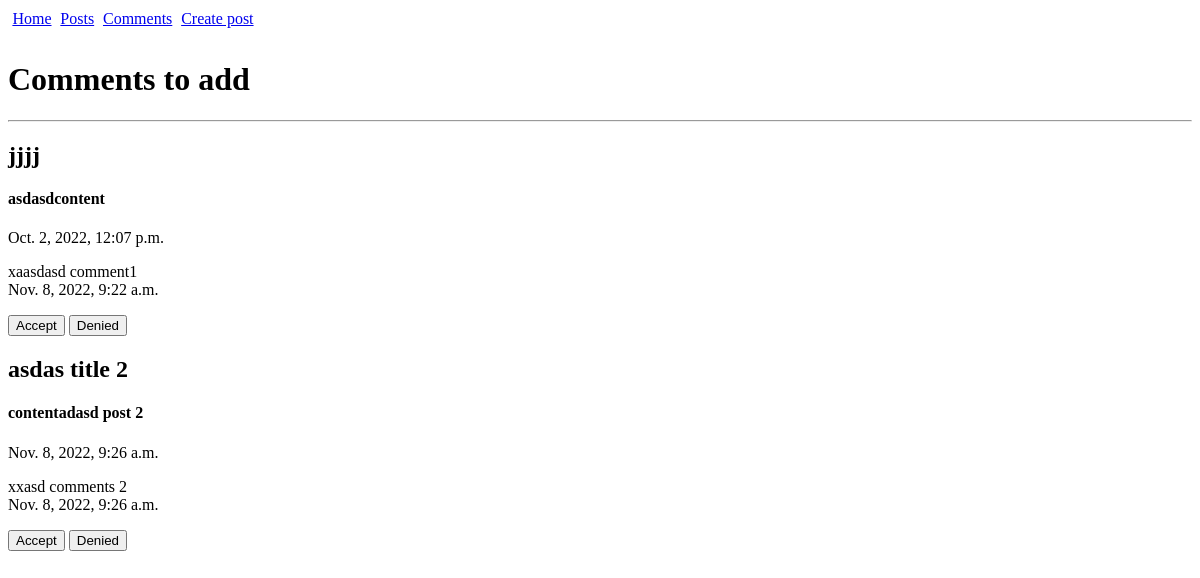
The page /comments/ (signed in) on the database its author committed.
### app/models.py (models this page shows, shortened)
class Comments(models.Model):
    Announcement = models.ForeignKey(Announcement, on_delete = models.CASCADE)
    User = models.ForeignKey(User, on_delete=models.CASCADE)
    Comment = models.TextField(default='comment')
    Comment_date = models.DateTimeField(auto_now_add=True)
    Comment_accepted = models.BooleanField(default = False)

class Announcement(models.Model):
    Announcement_author = models.ForeignKey(User, on_delete=models.CASCADE)
    Creation_date = models.DateTimeField(auto_now_add=True)
    Announcement_title = models.CharField(max_length=255)
    Announcement_text = models.TextField(default='content')
    CHOICES = (
        ('Tank', 'Танки'),
        ('Heal', 'Хилы'),
        ('DD', 'ДД'),
        ('Sales', 'Торговецы'),
        ('GM', 'Гилдмастеры'),
        ('QG', 'Квестгиверы'),
        ('BS', 'Кузнецы'),
        ('PS', 'Кожевники'),
        ('Potions', 'Зельевары'),
        ('Magic', 'Мастера заклинаний'),
    )
    Category = models.CharField(max_length=300, choices = CHOICES)

### app/views.py (the view, shortened to what this page needs)
# urls.py: path('comments/', AnnounceComment.as_view()),
class AnnounceComment(LoginRequiredMixin, ListView):
    login_url = '/'
    model = Comments
    template_name = 'announce/announce_comments.html'
    context_object_name = 'Comments'
    def get_context_data(self, **kwargs):
        context = super().get_context_data(**kwargs)
        context['AllComments'] = True
        if len(self.kwargs) > 0:
            context['Announcement'] = Announcement.objects.get(id = str(self.kwargs['pk']))
            context['AllComments'] = False
        return context
    def get_queryset(self):
        if "announce" not in self.request.path:
            queryset = Comments.objects.filter(Comment_accepted = False)
        else:
            queryset = Comments.objects.filter(Announcement = Announcement.objects.get(id = str(self.kwargs['pk'])), Comment_accepted = False)
        return queryset

### app/templates/announce/announce_comments.html (shortened to what this page needs)
{% extends 'base.html' %}
{% load static %}
{% block content %}
<h1>Comments to add</h1>
<hr>
{% if Comments%}
    <form method="post">{% csrf_token %}
        {% for comment in Comments%}
            {% if AllComments %}
                <div class="announce_detail">
                    <h2>{{comment.Announcement.Announcement_title}}</h2>
                    <h4>{{comment.Announcement.Announcement_text}}</h4>
                    <p> {{comment.Announcement.Creation_date}}</p>
                </div>
            {% endif %}
            <p>
                {{comment.Comment}}
                <br>
                {{comment.Comment_date}}
            </p>
            <button name = "Accept" value={{comment.id}}>Accept</button> <button name = "Denied" value={{comment.id}}>Denied</button>
        {% endfor %}
    </form>
{% else %}
    <h2>No comments</h2>
{% endif %}
{% endblock %}

### app/templates/base.html (shortened to what this page needs)
<!DOCTYPE html>
{% load static %}
<html>
<head>
  <link rel="stylesheet" href="{% static "css/styles.css" %}" />
</head>
<body>
  <header>
    <div class="header">
      <a href="/">Home</a>
      <a href="/announce">Posts</a>
      <a href="/comments">Comments</a>
      <a href="/announce_create">Create post</a>
    </div>
  </header>
  <main>
      {% block content %}
      {% endblock %}
  </main>
</body>
</html>

### app/static/css/styles.css (style rules this page uses)
.header { display: flex; justify-content: space-around; width: 250px; height: 30px; margin-top: 10px; }

### rows shown on the page
Comments: Announcement.Announcement_title "jjjj", Announcement.Announcement_text "asdasdcontent", Announcement.Creation_date "Oct. 2, 2022, 12:07 p.m.", Comment "xaasdasd comment1", Comment_date "Nov. 8, 2022, 9:22 a.m.", {{ comment.id }} 2 (drawn)
Comments: Announcement.Announcement_title "asdas title 2", Announcement.Announcement_text "contentadasd post 2", Announcement.Creation_date "Nov. 8, 2022, 9:26 a.m.", Comment "xxasd comments 2", Comment_date "Nov. 8, 2022, 9:26 a.m.", {{ comment.id }} 3 (drawn)
